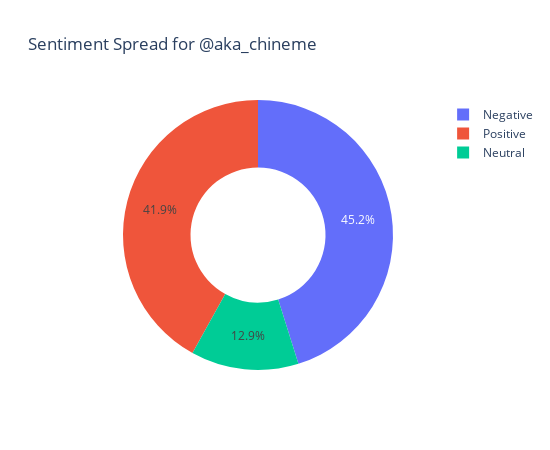

Source (notebook cell):
### Code cell
px.pie(w,values=0,labels=labels,names=['Positive', 'Negative','Neutral'],hole=0.5,title='Sentiment Spread for @aka_chineme', width=550, height=450.5)

### Figure 1 — Plotly figure (JSON) as saved in the notebook; plotly's stock layout.template omitted (floating-point values rounded to 4 significant figures)
{"data": [{"domain": {"x": [0, 1], "y": [0, 1]}, "hole": 0.5, "hovertemplate": "label=%{label}<br>0=%{value}<extra></extra>", "labels": ["Positive", "Negative", "Neutral"], "legendgroup": "", "name": "", "showlegend": true, "type": "pie", "values": [13, 14, 4]}], "layout": {"height": 450.5, "legend": {"tracegroupgap": 0}, "title": {"text": "Sentiment Spread for @aka_chineme"}, "width": 550}}
